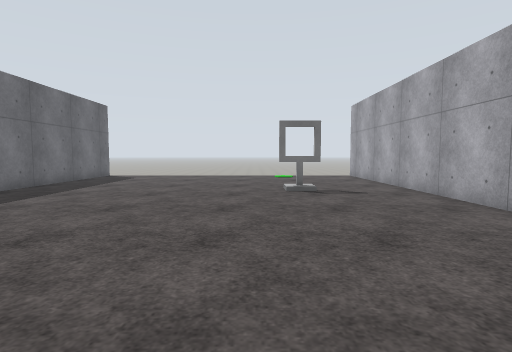
View 1 (above)

12 first-person views from a walk through a world built for the Gazebo simulator. The camera is 1.2 m above the floor, tilts 4° down and sees 80° across. The floor is counted in squares, 1 m on a side. Each view is taken from the middle of a square. On the plan, view 1 faces up. The plan holds only what a view shows up to about 13 squares ahead; the rest is blank. Robots are left out. Surface patterns are stand-ins for the level's own textures.

View 2
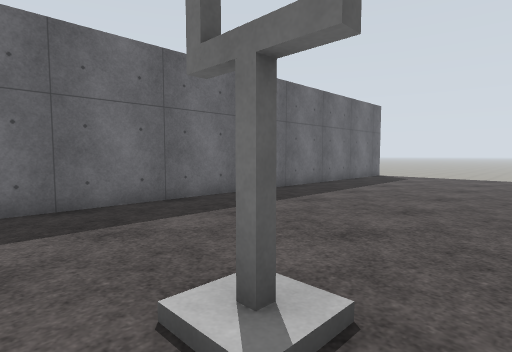

View 3
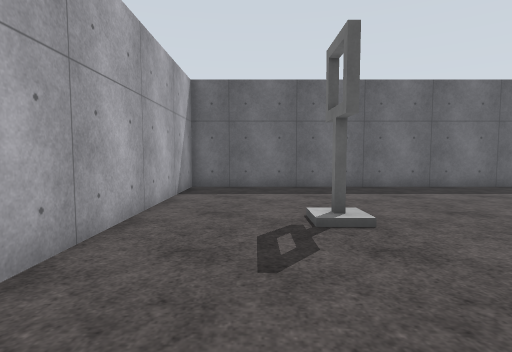

View 4
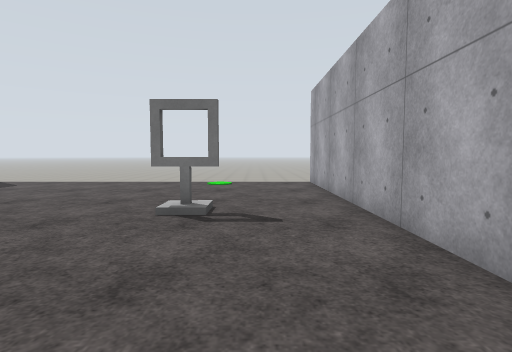

View 5
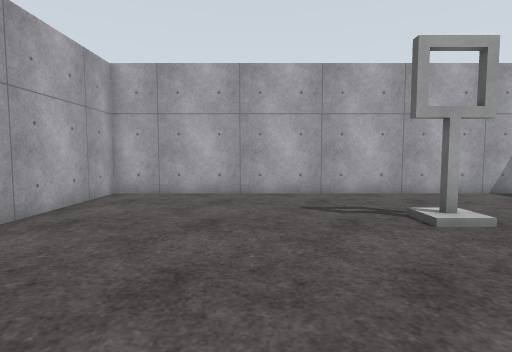

View 6
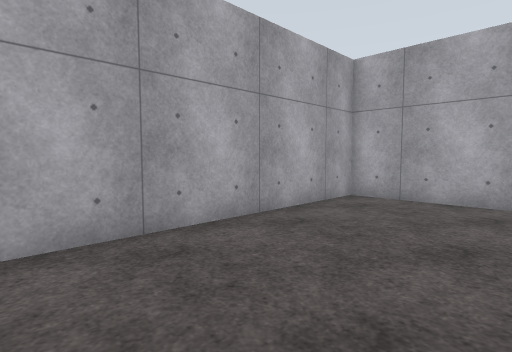

View 7
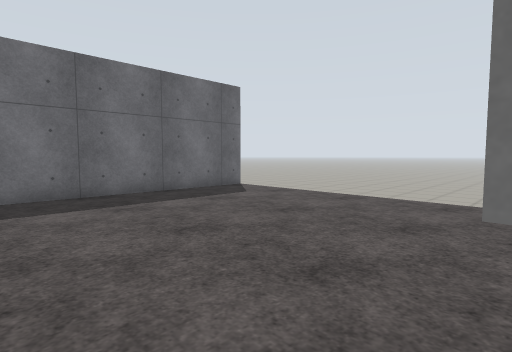

View 8
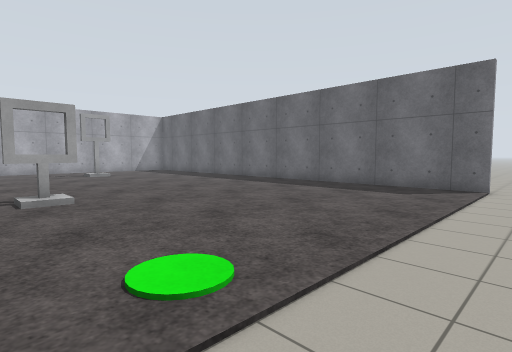

View 9
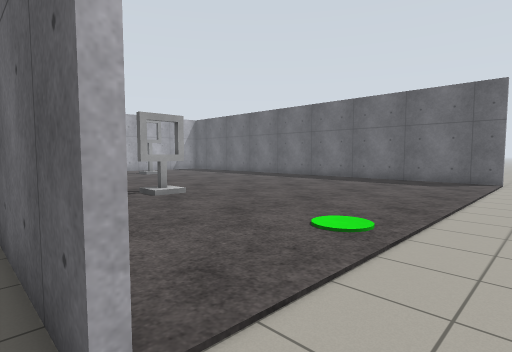

View 10
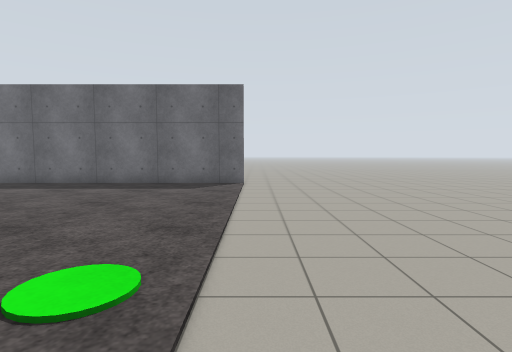

View 11
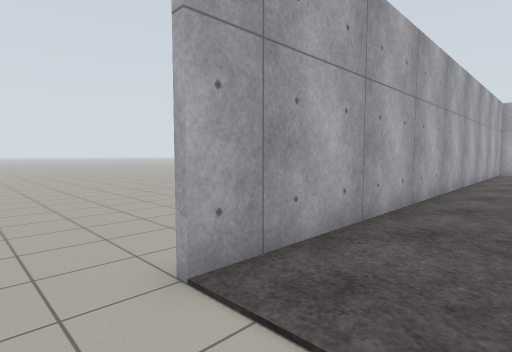

View 12
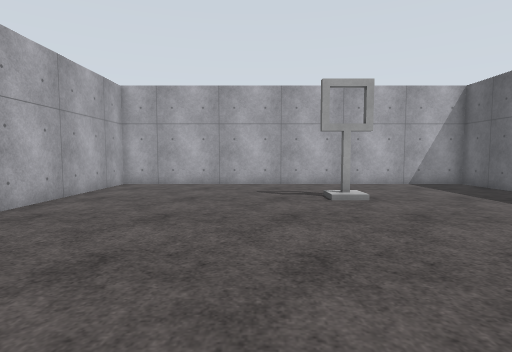

### Floor plan
Points are (right, up) in squares from view 1. A wall is a line through its corners. A room is listed if a view was taken in it or the views show most of it. See-through windows are left out.
Room 1 (views 1, 2, 3, 4, 5, 6, 7, 8, 10, 11, 12)
walls: (-8.4, 17.6) (-8.4, -2.4) (5.4, -2.4) (5.4, 17.5)
ways out: opening at (6, 18.5) to room 2; opening at (-8, 18.5)
objects: other object (-2, 2); other object (1, 10)
Room 2 (view 9)
walls: (5.6, 17.6) (5.6, 13.9)
ways out: opening at (6, 18.5) to room 1

Positions as (right, up) in squares from view 1, and headings:
1: (0, 0), facing up
2: (-1, 0), facing up-left
3: (3, 0), facing left
4: (3, 4), facing up
5: (1, 7), facing down
6: (1, 6), facing down-right
7: (1, 9), facing up-left
8: (3, 19), facing down-left
9: (6, 19), facing down-left
10: (4, 18), facing left
11: (3, 19), facing down-right
12: (0, 10), facing down
